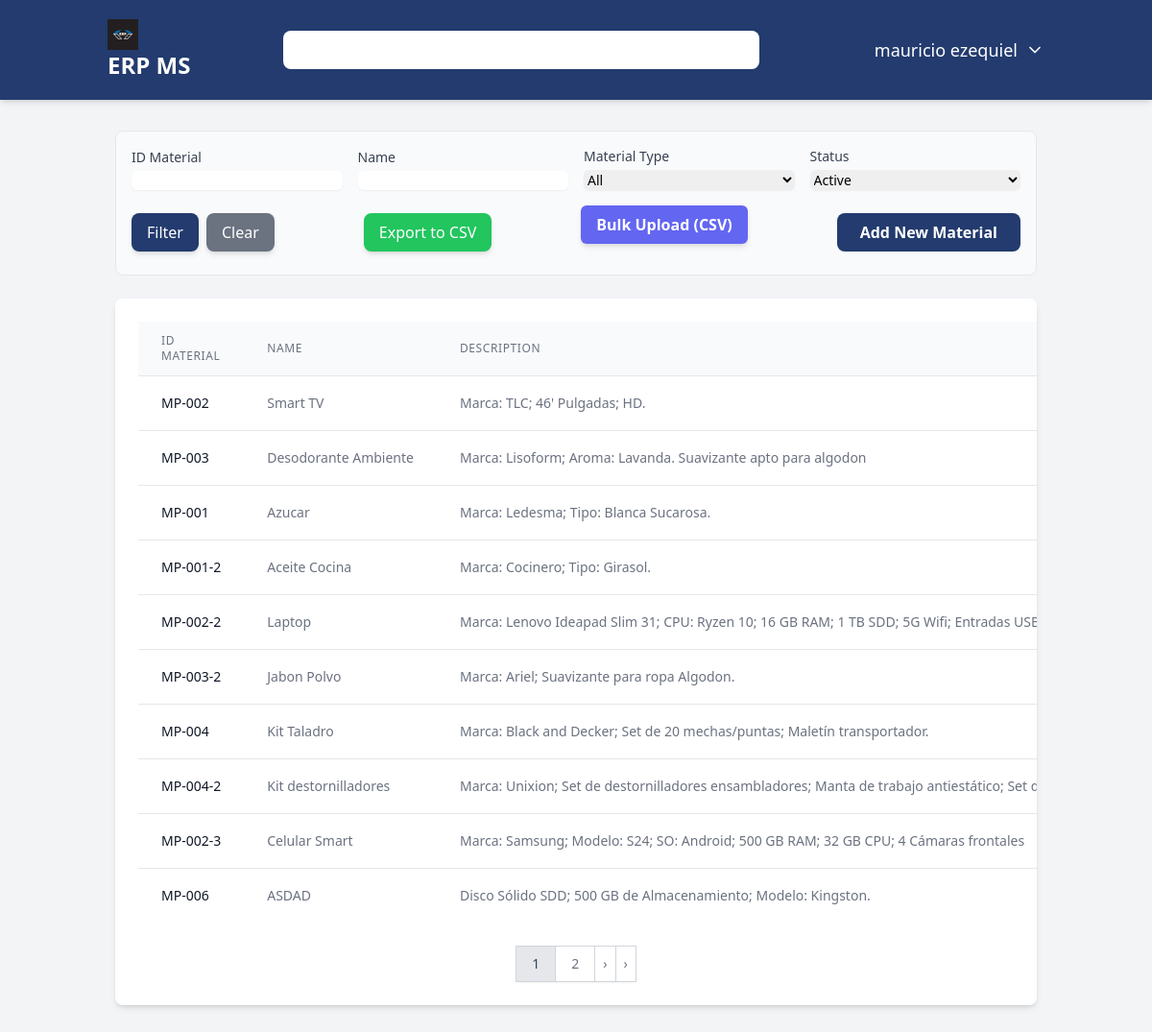
The app's page /materials/ (signed in) with its own data.
### users/models.py (models this page shows)
class User(AbstractUser):
    user_id = models.AutoField(primary_key=True)
    username = models.CharField(max_length=150, unique=True)
    password = models.CharField(max_length=128)
    USERNAME_FIELD = 'username'
    class Meta:
        db_table = 'users'
        verbose_name = 'User'
        verbose_name_plural = 'Users'

### materials/models.py (models this page shows, shortened)
class Material(models.Model):
    id_material = models.CharField(max_length=50, null=True, unique=True, verbose_name="Material ID")
    name = models.CharField(max_length=100, verbose_name="Material Name")
    description = models.TextField(max_length=250, blank=True, verbose_name="Material Description")
    unit = models.ForeignKey(Unit, default=1, on_delete=models.PROTECT, verbose_name="Unit measurement")
    material_type = models.ForeignKey(MaterialType, default=1, on_delete=models.PROTECT, verbose_name="Material Type")
    status = models.ForeignKey(Status, default=1, on_delete=models.PROTECT, verbose_name="Status")
    create_at = models.DateTimeField(auto_now_add=True)
    updated_at = models.DateTimeField(auto_now=True)
    created_by = models.ForeignKey(settings.AUTH_USER_MODEL, on_delete=models.SET_NULL, null=True)
    class Meta:
        verbose_name = "Material"
        verbose_name_plural = "Materials"

### materials/views.py (the view, shortened to what this page needs)
# urls.py: path('', views.material_list, name='material_list'),
@login_required
def material_list(request):
    max_permission = UserRole.objects.filter(user_id=request.user).aggregate(max_permission=models.Max('role__materials'))['max_permission'] or 0
    if max_permission == 0:
        return redirect('dashboard') # Redirect to dashboard if no permission
    material_list = Material.objects.all()
    id_material = request.GET.get('id_material')
    name = request.GET.get('name')
    material_type = request.GET.get('material_type')
    status = request.GET.get('status')
    if id_material:
        material_list = material_list.filter(id_material__icontains=id_material)
    if name:
        material_list = material_list.filter(name__icontains=name)
    if material_type:
        try:
            material_type_obj = MaterialType.objects.get(name__iexact=material_type)
            material_list = material_list.filter(material_type=material_type_obj)
        except MaterialType.DoesNotExist:
            material_list = material_list.none()
    if status:
        try:
            status_obj = Status.objects.get(name__iexact=status)
            material_list = material_list.filter(status=status_obj)
        except Status.DoesNotExist:
            material_list = material_list.none()
    paginator = Paginator(material_list, 10)  # Show 10 materials per page
    page_number = request.GET.get('page')
    page_obj = paginator.get_page(page_number)
    try:
        all_statuses = Status.objects.all().order_by('name')
    except NameError:
        all_statuses = []
    try:
        all_material_types = MaterialType.objects.all().order_by('name')
    except NameError:
        all_material_types = []
    context = {
        'page_obj': page_obj,
        'all_statuses': all_statuses,
        'all_material_types': all_material_types,
    }
    return render(request, 'materials/material_list.html', context)

### core/context_processors.py (called while the page is built)
def get_permissions(request):
    permissions = {
        'customers': 0,
        'suppliers': 0,
        'materials': 0,
        'purchases': 0,
        'sales': 0,
        'inventory': 0,
        'accounting': 0,
        'reporting': 0,
    }
    roles = []
    if request.user.is_authenticated:
        user_roles = UserRole.objects.filter(user_id=request.user.pk)
        roles = [ur.role.role_name for ur in user_roles]
        for user_role in user_roles:
            role = user_role.role
            for module in permissions.keys():
                current_permission = getattr(role, module, 0)
                if current_permission > permissions[module]:
                    permissions[module] = current_permission
    return {'permissions': permissions, 'roles': roles}

### core/models.py (called while the page is built)
    def __str__(self):
        return self.name

### materials/templates/materials/material_list.html (shortened to what this page needs)
{% extends 'core/base.html' %}
{% load static %}
{% block content %}
<div class="mb-6 p-4 border rounded-lg bg-gray-50">
    <form method="get" action="{% url 'materials:material_list' %}" class="grid grid-cols-1 md:grid-cols-4 gap-4 items-end">
        <div class="col-span-1">
            <label for="id_material" class="block text-sm font-medium text-gray-700">ID Material</label>
            <input type="text" name="id_material" id="id_material" value="{{ request.GET.id_material }}" class="mt-1 block w-full rounded-md border-gray-300 shadow-sm focus:border-indigo-500 focus:ring-indigo-500 sm:text-sm">
        </div>
        <div class="col-span-1">
            <label for="name" class="block text-sm font-medium text-gray-700">Name</label>
            <input type="text" name="name" id="name" value="{{ request.GET.name }}" class="mt-1 block w-full rounded-md border-gray-300 shadow-sm focus:border-indigo-500 focus:ring-indigo-500 sm:text-sm">
        </div>
        <div class="col-span-1">
            <label for="material_type" class="block text-sm font-medium text-gray-700">Material Type</label>
            <select
                name="material_type"
                id="material_type"
                class="mt-1 block w-full rounded-md border-gray-300 shadow-sm focus:border-indigo-500 focus:ring-indigo-500 sm:text-sm"
                >
                <option value=""{% if not request.GET.material_type %} selected{% endif %}>All</option>
            </select>
        </div>
        <div class="col-span-1">
            <label for="status" class="block text-sm font-medium text-gray-700">Status</label>
            <select
                name="status"
                id="status"
                class="mt-1 block w-full rounded-md border-gray-300 shadow-sm focus:border-indigo-500 focus:ring-indigo-500 sm:text-sm"
                >
                {% for status_obj in all_statuses %}
                <option
                    value="{{ status_obj.name }}"
                    >
                        {{ status_obj.name }}
                </option>
                {% endfor %}
            </select>
        </div>
<div class="col-span-1 md:col-span-4">
    <div class="flex items-center justify-between">
        <div class="flex space-x-2">
            <button type="submit" class="w-full md:w-auto bg-[#233b6e] text-white px-4 py-2 rounded-lg shadow-md hover:bg-[#1a2c53] transition-colors duration-300">Filter</button>
            <a href="{% url 'materials:material_list' %}" class="w-full md:w-auto bg-gray-500 text-white px-4 py-2 rounded-lg shadow-md hover:bg-gray-600 transition-colors duration-300 text-center">Clear</a>
        </div>
        <div class="flex items-center space-x-2 mt-4 md:mt-0">
            <a href="?export=csv" class="bg-green-500 text-white px-4 py-2 rounded-lg shadow-md hover:bg-green-700 transition-colors duration-300">
                Export to CSV
            </a>
        </div>
        <div class="flex justify-end mb-4">
            <a href="{% url 'materials:material_bulk_upload' %}" class="bg-indigo-500 text-white font-semibold px-4 py-2 rounded-md shadow-md hover:bg-indigo-700 transition duration-300">
                Bulk Upload (CSV)
            </a>
        </div>
        {% if permissions.materials >= 2 %}
        <a href="{% url 'materials:material_create' %}" class="bg-[#233b6e] text-white font-semibold py-2 px-6 rounded-lg text-center transition-colors duration-300 hover:bg-[#1a2c53]">Add New Material</a>
        {% endif %}
    </div>
</div>
</form>
</div>
<div class="bg-white p-6 rounded-lg shadow-md overflow-x-auto">
    <table class="min-w-full divide-y divide-gray-200">
        <thead class="bg-gray-50">
            <tr>
                <th scope="col" class="px-6 py-3 text-left text-xs font-medium text-gray-500 uppercase tracking-wider">ID Material</th>
                <th scope="col" class="px-6 py-3 text-left text-xs font-medium text-gray-500 uppercase tracking-wider">Name</th>
                <th scope="col" class="px-6 py-3 text-left text-xs font-medium text-gray-500 uppercase tracking-wider">Description</th>
            </tr>
        </thead>
        <tbody class="bg-white divide-y divide-gray-200">
            {% for material in page_obj %}
            <tr>
                <td class="px-6 py-4 whitespace-nowrap text-sm font-medium text-gray-900">{{material.id_material}}</td>
                <td class="px-6 py-4 whitespace-nowrap text-sm text-gray-500">{{material.name}}</td>
                <td class="px-6 py-4 whitespace-nowrap text-sm text-gray-500">{{material.description}}</td>
            </tr>
            {% empty %}
            <tr>
                <td colspan="7" class="px-6 py-4 whitespace-nowrap text-sm text-gray-500 text-center">No materials found.</td>
            </tr>
            {% endfor %}
        </tbody>
    </table>
{% if page_obj.has_other_pages %}
<div class="flex justify-center mt-6">
    <nav class="relative z-0 inline-flex rounded-md shadow-sm -space-x-px" aria-label="Pagination">
        {% for i in page_obj.paginator.page_range %}
        {% if page_obj.number == i %}
        <span  class="relative inline-flex items-center px-4 py-2 border border-gray-300 bg-gray-200 text-sm font-medium text-gray-700">
            {{ i }}
        </span>
        {% else %}
        <a href="?page={{ i }}&id_material={{request.GET.id_material}}&name={{request.GET.name}}&material_type={{request.GET.material_type}}&status={{request.GET.status}}" class="bg-white border-gray-300 text-gray-500 hover:bg-gray-50 relative inline-flex items-center px-4 py-2 text-sm font-medium border">
            {{ i }}
        </a>
        {% endif %}
        {% endfor %}
        {% if page_obj.has_next %}
        <a href="?page={{ page_obj.next_page_number }}&id_material={{request.GET.id_material}}&name={{request.GET.name}}&material_type={{request.GET.material_type}}&status={{request.GET.status}}" class="relative inline-flex items-center px-2 py-2 text-sm font-medium text-gray-500 bg-white border border-gray-300 hover:bg-gray-100">
            &rsaquo;
        </a>
        <a href="?page={{ page_obj.paginator.num_pages }}&id_material={{request.GET.id_material}}&name={{request.GET.name}}&material_type={{request.GET.material_type}}&status={{request.GET.status}}" class="relative inline-flex items-center px-2 py-2 text-sm font-medium text-gray-500 bg-white border border-gray-300 hover:bg-gray-100">
            &rsaquo;
        </a>
        {% endif %}
    </nav>
</div>
{% endif %}
{% endblock content %}

### core/templates/core/base.html (shortened to what this page needs)
{% load static %}
<!DOCTYPE html>
<html lang="en">
<head>
    <script src="https://cdn.tailwindcss.com"></script>
</head>
<body class="bg-gray-100 font-sans">
    <nav class="bg-[#233b6e] text-white shadow-md">
        <div class="container mx-auto px-4 py-4 flex flex-col md:flex-row justify-between items-center space-y-4 md:space-y-0">
            <a href="{% url 'dashboard' %}" class="text-2xl font-bold rounded-lg px-2 py-1 transition-all hover:bg-white/10">
                <img src="{% static 'img/logo-erp.jpg' %}" alt="ERP MS" class="h-8 w-8">
                <span>ERP MS</span>
            </a>
            <div class="relative w-full md:w-1/2">
                <input type="text" id="transaction-input" class="w-full rounded-lg px-4 py-2 text-gray-800 focus:outline-none focus:ring-2 focus:ring-white/50 placeholder-gray-400">
            </div>
            <div class="flex items-center space-x-6">
                <div class="relative">
                    <button id="user-menu-button" class="flex items-center space-x-2 text-lg font-medium transition-all hover:bg-white/10 p-2 rounded-lg">
                        <span>{{ user.first_name|default:user.username }}</span>
                        <svg xmlns="http://www.w3.org/2000/svg" width="20" height="20" viewBox="0 0 24 24" fill="none" stroke="currentColor" stroke-width="2" stroke-linecap="round" stroke-linejoin="round" class="lucide lucide-chevron-down"><path d="m6 9 6 6 6-6"></path></svg>
                    </button>
                </div>
            </div>
        </div>
    </nav>
    <main class="container mx-auto  p-8">
        {% block content %}
        {% endblock %}
    </main>
</body>
</html>

### records on screen
User: first_name "mauricio ezequiel"
Material: id_material "MP-002", name "Smart TV", description "Marca: TLC; 46' Pulgadas; HD."
Material: id_material "MP-003", name "Desodorante Ambiente", description "Marca: Lisoform; Aroma: Lavanda. Suavizante apto para algodon"
Material: id_material "MP-001", name "Azucar", description "Marca: Ledesma; Tipo: Blanca Sucarosa."
Material: id_material "MP-001-2", name "Aceite Cocina", description "Marca: Cocinero; Tipo: Girasol."
Material: id_material "MP-002-2", name "Laptop", description "Marca: Lenovo Ideapad Slim 31; CPU: Ryzen 10; 16 GB RAM; 1 TB SDD; 5G Wifi; Entradas…"
Material: id_material "MP-003-2", name "Jabon Polvo", description "Marca: Ariel; Suavizante para ropa Algodon."
Material: id_material "MP-004", name "Kit Taladro", description "Marca: Black and Decker; Set de 20 mechas/puntas; Maletín transportador."
Material: id_material "MP-004-2", name "Kit destornilladores", description "Marca: Unixion; Set de destornilladores ensambladores; Manta de trabajo antiestático; Set…"
Material: id_material "MP-002-3", name "Celular Smart", description "Marca: Samsung; Modelo: S24; SO: Android; 500 GB RAM; 32 GB CPU; 4 Cámaras frontales"
Material: id_material "MP-006", name "ASDAD", description "Disco Sólido SDD; 500 GB de Almacenamiento; Modelo: Kingston."

### other values on screen
{{ i }} "1"
{{ i }} "2"
form field status "Active"
